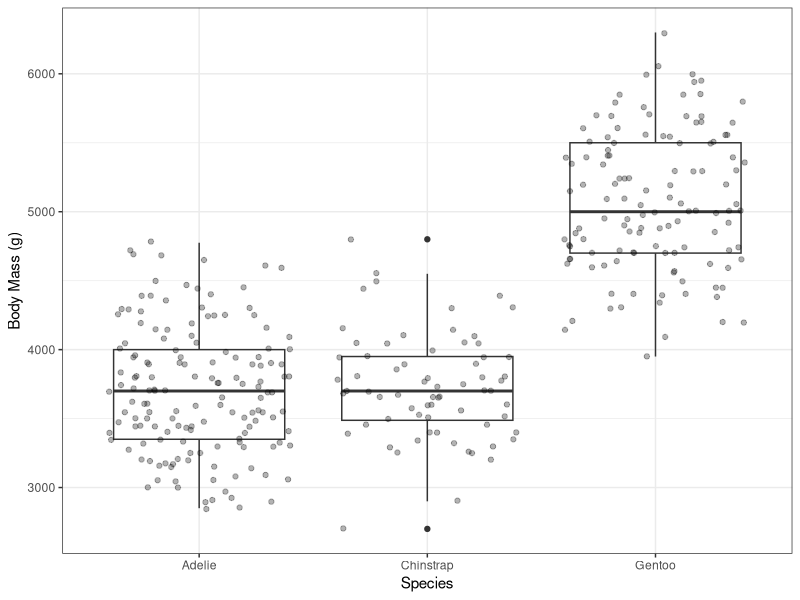

Recreate this plot in R.
## ---- chunk 1
knitr::opts_chunk$set(echo = TRUE,
                      message = FALSE, 
                      warning = FALSE)
## ---- chunk 2
library(palmerpenguins)
library(tidyverse)
library(here)
## ---- chunk 3
glimpse(penguins)
## ---- chunk 4
penguins %>% 
  ggplot(aes(x = species, y = body_mass_g)) +
  geom_boxplot() + 
  geom_point(alpha = 0.3, position = "jitter") +
  theme_bw() +
  labs(y = "Body Mass (g)", 
       x = "Species")
